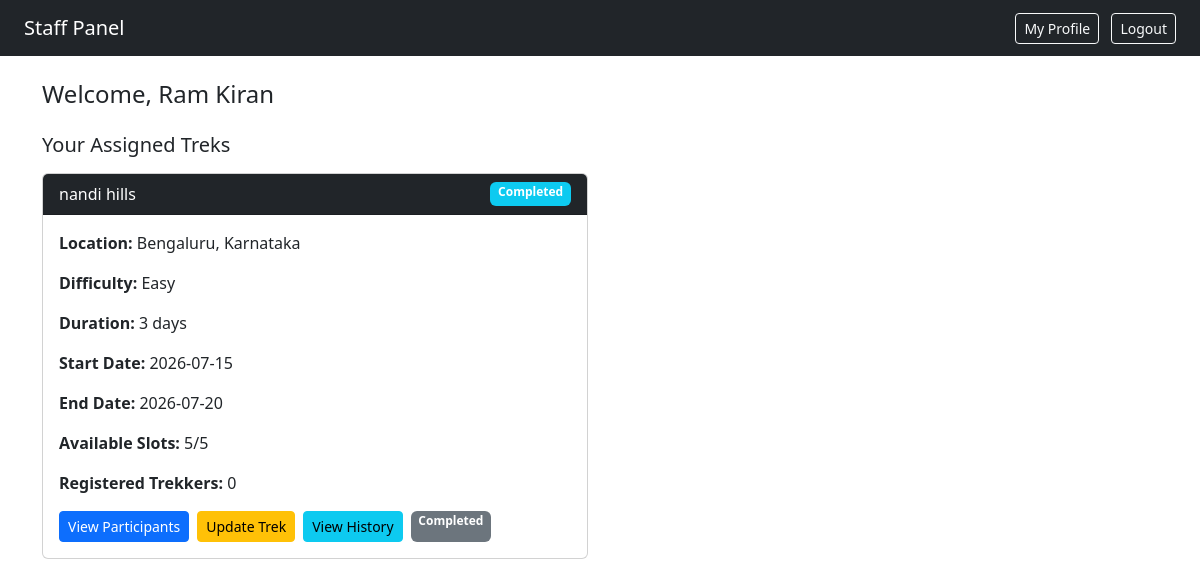
Page /staff/dashboard (signed in) on the committed database.
### models.py (models this page shows)
class User(UserMixin,db.Model):
    id = db.Column(db.Integer, primary_key=True)
    name = db.Column(db.String(50), nullable=False)
    email = db.Column(db.String(50), unique=True, nullable=False)
    password = db.Column(db.String(200), nullable=False)
    role= db.Column(db.String(50), nullable=False, default='user')
    approval = db.Column(db.Boolean, default=True)
    blacklist = db.Column(db.Boolean, default=False)
    bookings = db.relationship('Booking', backref='trekker', lazy=True)
    assigned_treks = db.relationship('Trek', backref='assigned_staff', lazy=True)
    staff_profile = db.relationship('TrekStaff', backref='user', uselist=False)

class Trek(db.Model):
    id = db.Column(db.Integer, primary_key=True)
    name = db.Column(db.String(50), nullable=False)
    location = db.Column(db.String(100), nullable=False)
    difficulty = db.Column(db.String(50), nullable=False)
    duration = db.Column(db.String(50), nullable=False)
    total_slots = db.Column(db.Integer, nullable=False)
    available_slots = db.Column(db.Integer, nullable=False)
    assigned_staffid = db.Column(db.Integer, db.ForeignKey('user.id'), nullable=True)
    start_date = db.Column(db.Date, nullable=False)
    end_date = db.Column(db.Date, nullable=False)
    status = db.Column(db.String(50), nullable=False)
    price = db.Column(db.Float, nullable=False)
    bookings = db.relationship('Booking', backref='trek', lazy=True)

### routes.py (the view)
@app.route('/staff/dashboard')
@login_required
def staff_dashboard():
    if current_user.role != 'staff':
        flash('Acess Denied')
        return redirect(url_for('login'))
    assigned_treks = Trek.query.filter_by(assigned_staffid=current_user.id).all()
    trek_data = []
    for trek in assigned_treks:
        count = Booking.query.filter_by(
            trek_id=trek.id,
            status='Booked'
        ).count()
        trek_data.append({
            'trek': trek,
            'registered_count': count
        })
    return render_template('staff_dashboard.html',
        trek_data=trek_data
    )

### routes.py (called while the page is built)
@login_manager.user_loader
def load_user(user_id):
    return User.query.get(int(user_id))

### templates/staff_dashboard.html (shortened to what this page needs)
<!DOCTYPE html>
<html>
<head>
    <link rel="stylesheet" href="https://cdn.jsdelivr.net/npm/bootstrap@5.3.0/dist/css/bootstrap.min.css">
</head>
<body>
<nav class="navbar navbar-dark bg-dark px-4">
    <span class="navbar-brand">Staff Panel</span>
    <div>
        <a href="/staff/profile" class="btn btn-outline-light btn-sm me-2">My Profile</a>
        <a href="/logout" class="btn btn-outline-light btn-sm">Logout</a>
    </div>
</nav>
<div class="container mt-4">
    <h4>Welcome, {{ current_user.name }}</h4>
    <h5 class="mt-4">Your Assigned Treks</h5>
    {% if trek_data %}
    <div class="row mt-3">
        {% for item in trek_data %}
        <div class="col-md-6 mb-4">
            <div class="card">
                <div class="card-header bg-dark text-white d-flex justify-content-between">
                    <span>{{ item.trek.name }}</span>
                    <span class="badge bg-info">{{ item.trek.status }}</span>
                </div>
                <div class="card-body">
                    <p><strong>Location:</strong> {{ item.trek.location }}</p>
                    <p><strong>Difficulty:</strong> {{ item.trek.difficulty }}</p>
                    <p><strong>Duration:</strong> {{ item.trek.duration }} days</p>
                    <p><strong>Start Date:</strong> {{ item.trek.start_date }}</p>
                    <p><strong>End Date:</strong> {{ item.trek.end_date }}</p>
                    <p><strong>Available Slots:</strong> {{ item.trek.available_slots }}/{{ item.trek.total_slots }}</p>
                    <p><strong>Registered Trekkers:</strong> {{ item.registered_count }}</p>
                    <div class="d-flex gap-2 flex-wrap">
                        <a href="/staff/trek/{{ item.trek.id }}/participants"
                           class="btn btn-sm btn-primary">
                            View Participants
                        </a>
                        <a href="/staff/trek/{{ item.trek.id }}/update"
                           class="btn btn-sm btn-warning">
                            Update Trek
                        </a>
                        <a href="/staff/trek/{{ item.trek.id }}/history"
                           class="btn btn-sm btn-info">
                            View History
                        </a>
                        {% if item.trek.status != 'Completed' %}
                        <a href="/staff/trek/{{ item.trek.id }}/complete"
                           class="btn btn-sm btn-success"
                           onclick="return confirm('Mark this trek as completed?')">
                            Mark Completed
                        </a>
                        {% else %}
                        <span class="badge bg-secondary">Completed</span>
                        {% endif %}
                    </div>
                </div>
            </div>
        </div>
        {% endfor %}
    </div>
    {% else %}
        <p class="text-muted mt-3">No treks assigned to you yet.</p>
    {% endif %}
</div>
</body>
</html>

### rows in the picture
User: name "Ram Kiran"
Trek: trek.name "nandi hills", trek.status "Completed", trek.location "Bengaluru, Karnataka", trek.difficulty "Easy", trek.duration "3", trek.start_date "2026-07-15", trek.end_date "2026-07-20", trek.available_slots "5", trek.total_slots "5"

### other values in the picture
{{ item.registered_count }} "0"
